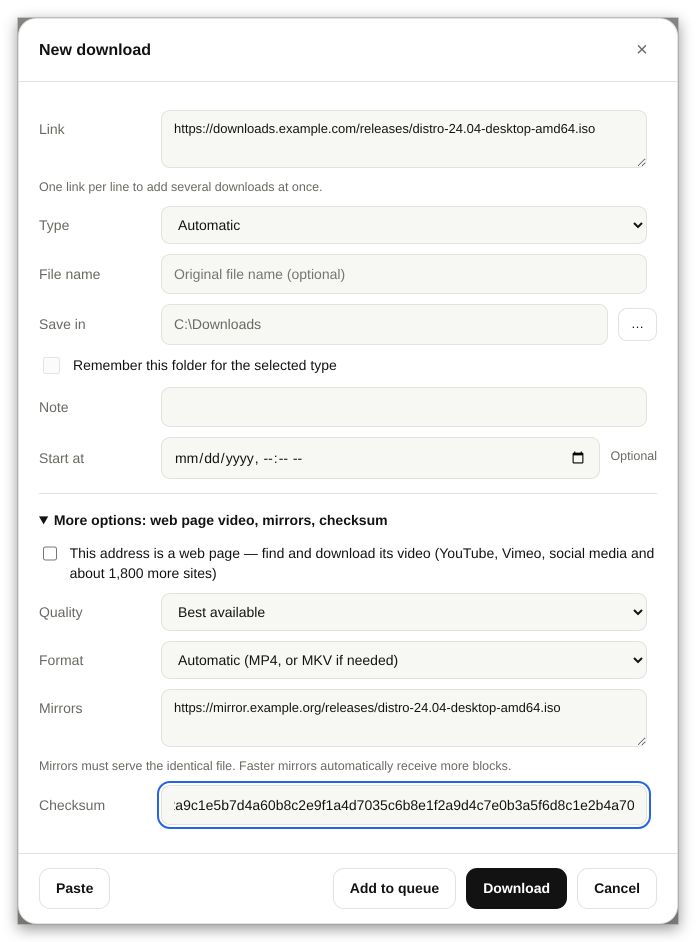
#> input picture docs/media/screenshot-add.png, 1392 x 1884 px (shown at 1/2 size)
$ python -i capture-readme-media.py   (imports and definitions only)
#> lines starting #> are read from the running program, lines starting #| are printed output that depends on the picture; after the words box and inside, x2 and y2 are one past the last pixel; in counts of white or black regions, pixels touching at a corner belong together
#> further down, picture is the input picture: PIL image 1392x1884 RGBA; mean R, G, B, A 223.2, 223.4, 222.8, 234.7
#!/usr/bin/env python3
"""Renders ZDM's real interface (renderer/) with SAMPLE downloads and records the images used in README.md.

    pip install pillow playwright && python -m playwright install chromium
    python scripts/capture-readme-media.py

Only the desktop bridge (window.downloader, normally provided by the Electron preload script) is replaced by sample data;
the HTML, CSS and JavaScript are the application's own. Nothing here downloads anything. The pages are drawn by Chromium
(the engine inside Electron), with Liberation Sans standing in for Segoe UI when it is not installed.

Output (docs/media/): screenshot-main.png, screenshot-add.png, screenshot-browsers.png, screenshot-details.png, demo.gif
"""
import hashlib
import http.server
import io
import json
import math
import socketserver
import threading
from functools import partial
from pathlib import Path

from PIL import Image, ImageDraw, ImageFilter
from playwright.sync_api import sync_playwright

ROOT = Path(__file__).resolve().parent.parent
OUT = ROOT / 'docs' / 'media'
# [1 line not run here, left out]
MB, GB = 1024 ** 2, 1024 ** 3
MAIN_SIZE = (1180, 700)          # window used for the GIF
LIST_SIZE = (1180, 760)          # window used for the list screenshot
ADD_SIZE = (1180, 1040)          # tall enough for the whole New download dialog with More options open
GIF_PROGRESS_SIZE = (565, 620)   # the details window inside the demo GIF (smaller than the demo canvas)
PROGRESS_SIZE = (565, 760)       # the real details ("progress") window, resizable; taller than its default so the mirror table is visible
FONT_FIX = ':root,button,input,textarea,select,dialog,table{font-family:"Segoe UI","Liberation Sans",Arial,sans-serif !important}'


# --- sample data -----------------------------------------------------------------------------------------------------
def digest(name):
    return hashlib.sha256(name.encode()).hexdigest(), hashlib.md5(name.encode()).hexdigest()


# [41 lines left out: functions sample, live_transfer, connections, initial_downloads, not called in this run]


SETTINGS = dict(defaultDirectory='C:\\Downloads', categoryDirectories={}, maxConcurrent=3, connections=32, speedLimitKbps=0,
                notifyOnComplete=True, hideCompletionDialog=False)

# What the Browser connection screen shows: browsers found on this (sample) machine and whether each can reach the app.
INTEGRATION = dict(packaged=False, port=51234, connectionError='', connectedBrowsers=['Chrome'], extensionPath='C:\\Users\\you\\.zdm\\BrowserIntegration\\extension',
                   firefoxExtensionPath='C:\\Users\\you\\AppData\\Roaming\\ZDM\\NativeMessaging\\firefox-extension',
                   browsers=[dict(name='Chrome', label='Chrome', family='chromium', verified=True, custom=False, installed=True, shared=None, connected=True, problem=''),
                             dict(name='Brave', label='Brave', family='chromium', verified=True, custom=False, installed=True, shared=None, connected=True, problem=''),
                             dict(name='Supermium', label='Supermium', family='chromium', verified=False, custom=False, installed=True, shared='Chromium', connected=True, problem=''),
                             dict(name='Firefox', label='Firefox', family='firefox', verified=True, custom=False, installed=True, shared=None, connected=True, problem=''),
                             dict(name='custom-1a2b3c4d', label='My Browser', family='chromium', verified=True, custom=True, installed=False, shared=None, connected=True, problem='')])

# The stand-in for the Electron preload bridge. Every method resolves with the current sample state.
STUB = """
(() => {
  const clone = v => JSON.parse(JSON.stringify(v));
  const INTEGRATION = %s;
  const state = { downloads: %s, settings: %s, integration: INTEGRATION };
  const listeners = [];
  window.__push = next => { if (next) state.downloads = next; listeners.forEach(cb => cb(clone(state))); };
  window.__lastAdd = null;
  const ok = async () => clone(state);
  window.downloader = {
    snapshot: ok, settings: ok, action: ok, review: ok, clipboard: async () => ({}), integration: async () => clone(state.integration),
    browserSetup: ok, registerBrowser: ok, closeProgress: ok, resizeProgress: ok, about: ok, chooseDirectory: async () => '',
    openProgress: async id => { (window.__opened = window.__opened || []).push(id); return {}; },
    add: async request => { window.__lastAdd = request; return ['d10']; },
    subscribe: cb => { listeners.push(cb); return () => {}; },
    onCommand: () => () => {}
  };
})();
"""


# --- helpers ---------------------------------------------------------------------------------------------------------
class Quiet(http.server.SimpleHTTPRequestHandler):
    def log_message(self, *args):
        pass


# [14 lines left out: functions serve, new_page, not called in this run]


def shot(page):
    return Image.open(io.BytesIO(page.screenshot())).convert('RGB')


def frame_of(image):
    """A soft shadow and a thin border, so a screenshot reads as a window on a page. The padding is transparent, so it works on
    GitHub's light and dark themes."""
    pad = 36
    size = (image.width + 2 * pad, image.height + 2 * pad)
#> size = (1464, 1956)
    shadow = Image.new('L', size, 0)
#> shadow: PIL image 1464x1956 L; every value is 0
    ImageDraw.Draw(shadow).rectangle((pad, pad + 8, pad + image.width, pad + image.height + 8), fill=110)
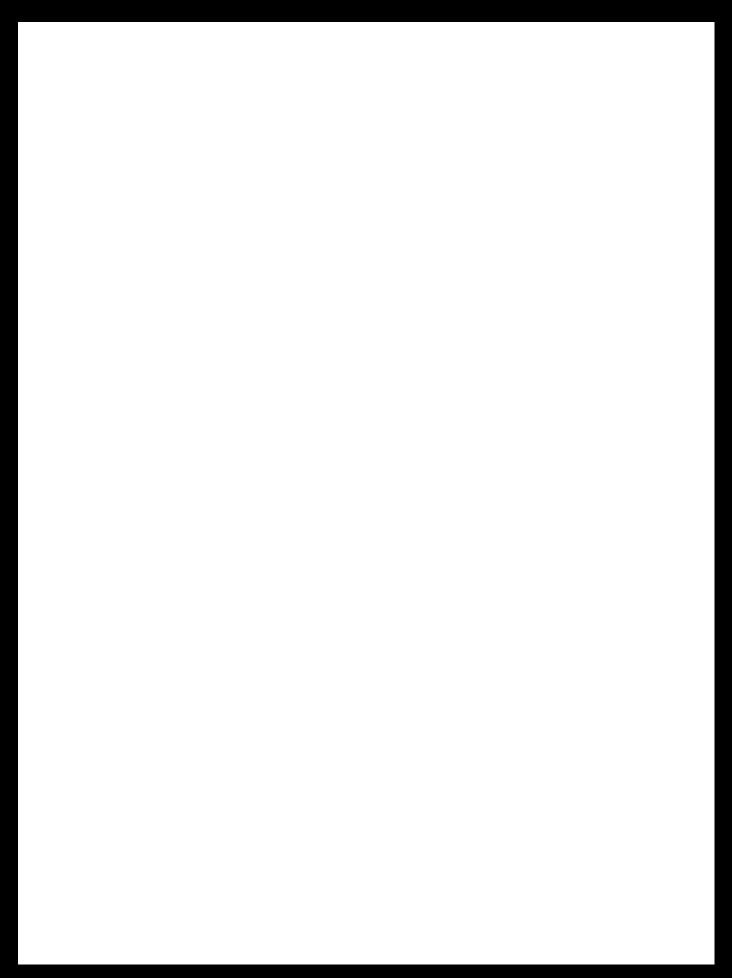
#> shadow: PIL image 1464x1956 L (shown at 1/2 size); values 0 (black) and 110 (white), 91.7% white; 1 black region, box (x1, y1, x2, y2) and area: (0, 0, 1464, 1956) 237779
    shadow = shadow.filter(ImageFilter.GaussianBlur(14))
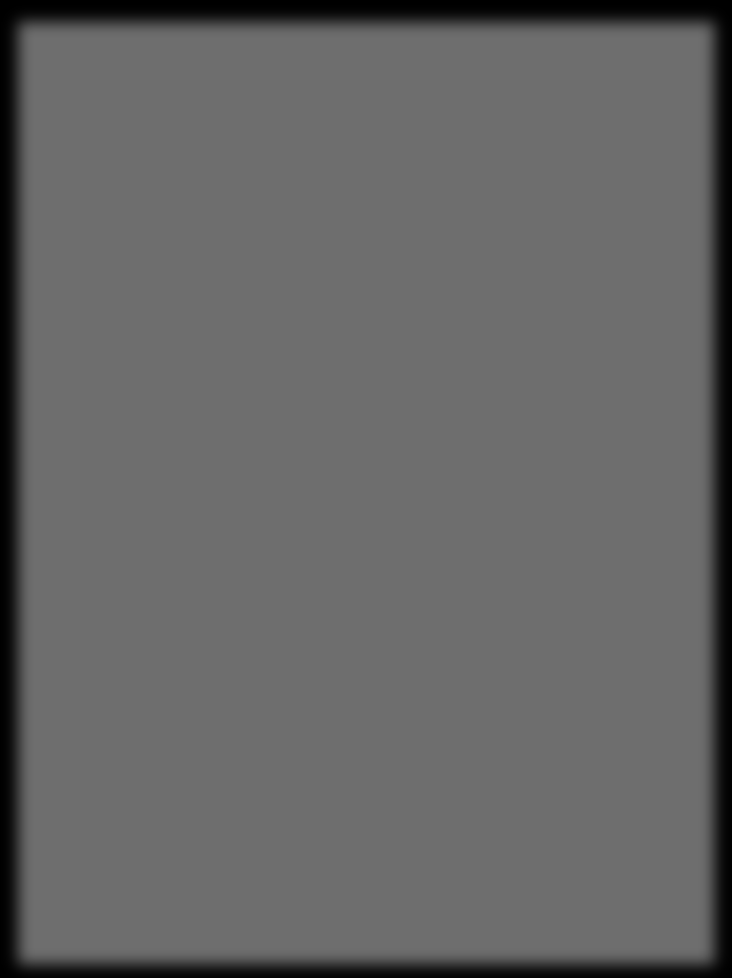
#> shadow: PIL image 1464x1956 L (shown at 1/2 size); min 0, max 110, mean 100.9
    canvas = Image.new('RGBA', size, (0, 0, 0, 0))
#> canvas: PIL image 1464x1956 RGBA; every value is 0
    canvas.paste(Image.new('RGBA', size, (0, 0, 0, 255)), (0, 0), shadow)
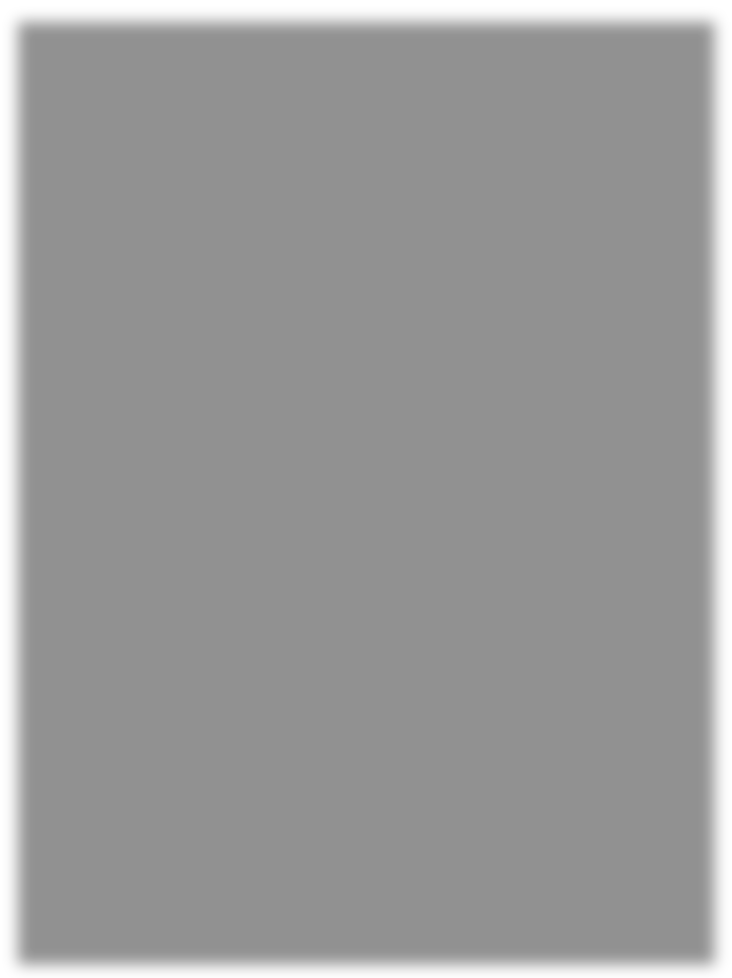
#> canvas: PIL image 1464x1956 RGBA (shown at 1/2 size); mean R, G, B, A 0, 0, 0, 100.9; transparent parts drawn white
    canvas.paste(image.convert('RGBA'), (pad, pad))
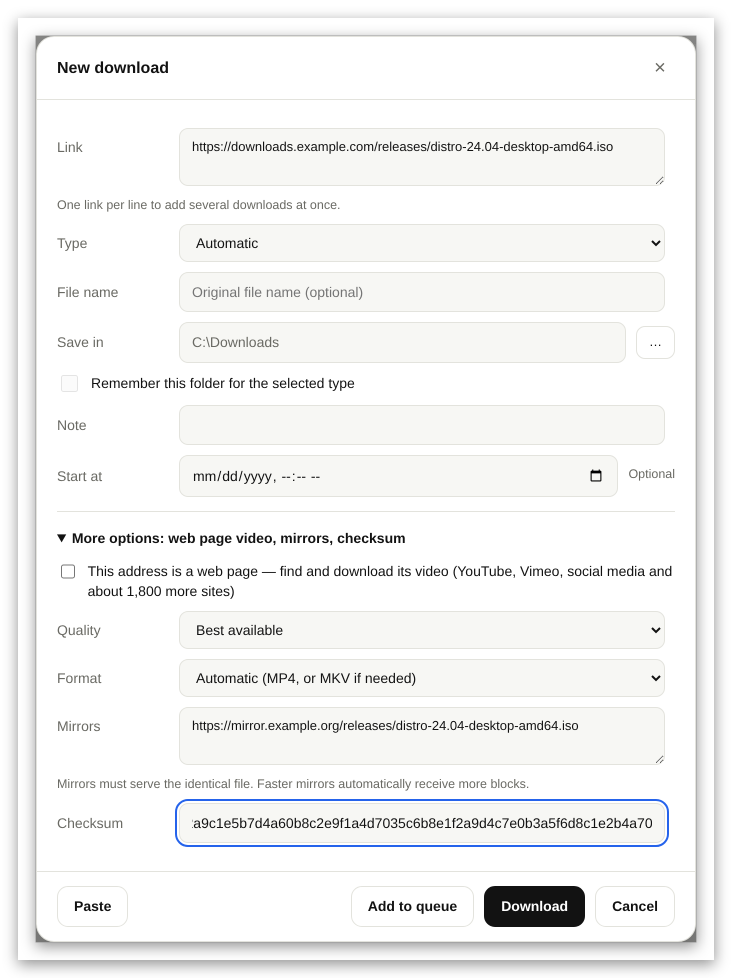
#> canvas: PIL image 1464x1956 RGBA (shown at 1/2 size); mean R, G, B, A 204.4, 204.6, 204.1, 216.5; transparent parts drawn white
    ImageDraw.Draw(canvas).rectangle((pad - 1, pad - 1, pad + image.width, pad + image.height), outline=(150, 150, 150, 255))
    return canvas


# --- animation state -------------------------------------------------------------------------------------------------
# [112 lines left out: functions progressed, main, not called in this run]


# [2 lines not run here, left out]

>>> from PIL import Image
>>> picture = Image.open('../docs/media/screenshot-add.png')
>>> result = frame_of(picture)
